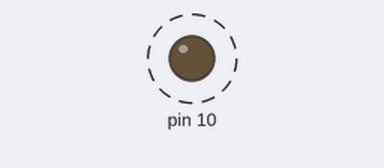
Bench run of a sketch on a simulated Arduino Uno, built with avr-gcc and run on an emulated ATmega328P. On the bench: output pins drawn as LEDs (lit = HIGH). Dashed ring = blinking.

Above: at 0.2 s.
Timing chart, 0 to 3.0 s (numbered marks = the images above):
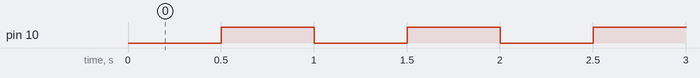

Measured:
- by itself, pin 10: alternates HIGH for 0.50 s and LOW for 0.50 s

The sketch:

blink_arduino_functions.ino
```cpp
void setup() {
  pinMode(10, OUTPUT);
}

void loop() {
  digitalWrite(10, LOW);
  delay(500);
  digitalWrite(10, HIGH);
  delay(500);
}
```
